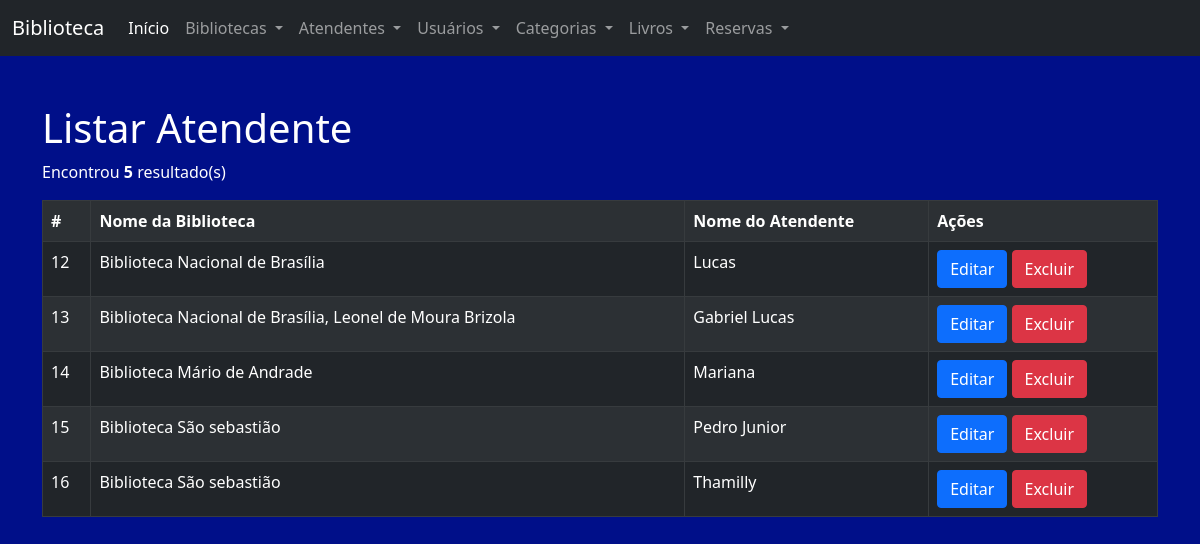
The page /?page=atendente-listar on the database its author committed.
### tables this page shows
CREATE TABLE `atendente` (
  `id_atendente` int(10) UNSIGNED NOT NULL,
  `biblioteca_id_biblioteca` int(10) UNSIGNED NOT NULL,
  `nome_atendente` varchar(100) DEFAULT NULL
);

CREATE TABLE `biblioteca` (
  `id_biblioteca` int(10) UNSIGNED NOT NULL,
  `nome_biblioteca` varchar(100) DEFAULT NULL,
  `end_biblioteca` varchar(100) DEFAULT NULL
);

### pages/atendente-listar.php (the view)
<h1>Listar Atendente</h1>
<?php
	$sql = "SELECT * FROM atendente AS a
			INNER JOIN biblioteca AS b
			ON b.id_biblioteca = a.biblioteca_id_biblioteca";
	$res = $conn->query($sql) or die($conn->error);
	$qtd = $res->num_rows;
	print "<p>Encontrou <b>$qtd</b> resultado(s)</p>";
	if($qtd > 0){
		print "<table class='table table-dark table table-striped table-hover table-bordered'>";
		print "<tr>";
		print "<th>#</th>";
		print "<th>Nome da Biblioteca</th>";
		print "<th>Nome do Atendente</th>";
		print "<th>Ações</th>";
		print "</tr>";
		while($row = $res->fetch_object()){
			print "<tr>";
			print "<td>".$row->id_atendente."</td>";
			print "<td>".$row->nome_biblioteca."</td>";
			print "<td>".$row->nome_atendente."</td>";
			print "<td>
				<button class='btn btn-primary' onclick= \"location.href='?page=atendente-editar&id_atendente=".$row->id_atendente."';\">Editar</button>
				<button class='btn btn-danger' onclick=\"if(confirm('Tem certeza que deseja excluir?')){location.href='?page=atendente-salvar&acao=excluir&id_atendente=".$row->id_atendente."';}else{false;}\">Excluir</button>
				</td>";
			print "</tr>";
		}
		print "</table>";
	}else{
		print "<div class='alert alert-danger'>Não há resultados</div>";
	}
?>

### index.php (style rules this page uses)
body { background-color: #000f89; color: #FFF; }

### rows shown on the page
atendente: id_atendente "12", biblioteca.nome_biblioteca "Biblioteca Nacional de Brasília", nome_atendente "Lucas"
atendente: id_atendente "13", biblioteca.nome_biblioteca "Biblioteca Nacional de Brasília, Leonel de Moura Brizola", nome_atendente "Gabriel Lucas"
atendente: id_atendente "14", biblioteca.nome_biblioteca "Biblioteca Mário de Andrade", nome_atendente "Mariana"
atendente: id_atendente "15", biblioteca.nome_biblioteca "Biblioteca São sebastião", nome_atendente "Pedro Junior"
atendente: id_atendente "16", biblioteca.nome_biblioteca "Biblioteca São sebastião", nome_atendente "Thamilly"

### other values the page prints
$qtd "5"
